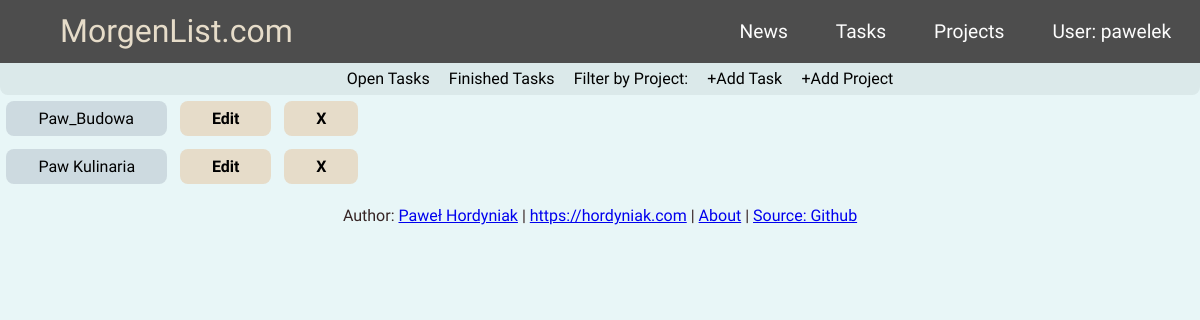
Before: /project_list (signed in) with the older database file.
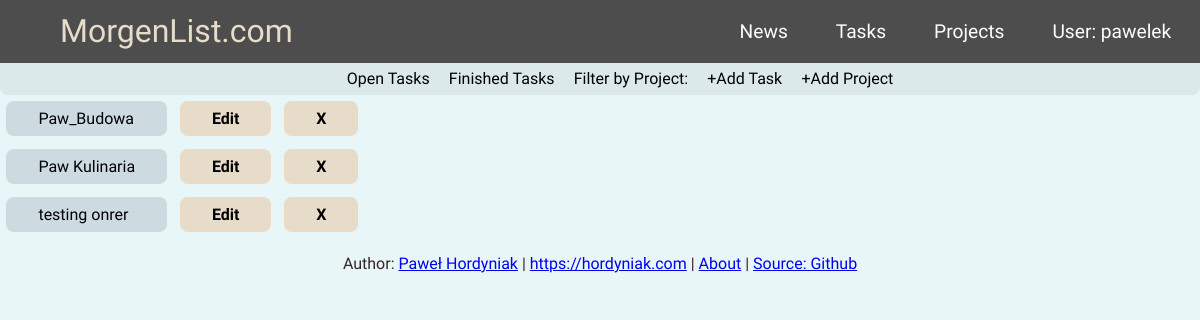
After: the same page with the newer database file.
### tasktrack/models.py (models this page shows, shortened)
class Project(models.Model):
    owner = models.ForeignKey('auth.User', on_delete=models.CASCADE)
    title = models.CharField(max_length=24, unique=True)
    status = models.IntegerField(choices=STATUS, default = 0)

### tasktrack/views.py (the view)
# urls.py: path('project_list', views.ProjectList.as_view(), name='project_list'),
class ProjectList(LoginRequiredMixin, generic.ListView):
    login_url = '/login/'
    model = Project
    context_object_name = 'project_list'
    template_name = 'project_list.html'
    def get_context_data(self, **kwargs):
        context = super().get_context_data(**kwargs)
        context['project_list'] = context['project_list'].filter(owner=self.request.user)
        return context

### tasktrack/templates/project_list.html (shortened to what this page needs)
{% extends "base.html" %}
{% block content %}
<nav class="sub-navbar">
    <ul class="nav-links">
        <li class="sub-nav-link"><a href="{% url 'task_list' %}">Open Tasks</a></li>
        <li class="sub-nav-link"><a href="{% url 'task_done' %}">Finished Tasks</a></li>
        <li class="sub-nav-link"> <div class="dropdown">
            <a href='#' class="drop-btn">Filter by Project:</a>
          </div> </li>
          <li class="sub-nav-link"><a href="{% url 'create_task' %}">+Add Task</a></li>
          <li class="sub-nav-link"><a href="{% url 'create_project' %}">+Add Project</a></li>
    </ul>
</nav>
<div class='taskfield project-field'>
        {% for project in project_list %}
        <div class='sub-flex'>
            <div class="project">
                <a href="{% url 'project_detail' pk=project.pk %}">
                <div class="container">
                {{ project.title }}
                </div> </a>
            </div>
            <div class = "projectx">
                <a class=' projectxbut' href="{% url 'edit_project' pk=project.pk %}">
                    <div class="container">
                        <b>Edit</b>
                    </div>
                </a>
            </div>
            <div class = "projectx">
                <a class=' projectxbut' href="{% url 'delete_project' pk=project.pk %}">
                    <div class="container">
                        <b>X</b>
                    </div>
                </a>
            </div>
        </div>
        {% endfor %}
</div>
{% endblock %}

Changed rows visible on the page:
added Project: title "testing onrer"
